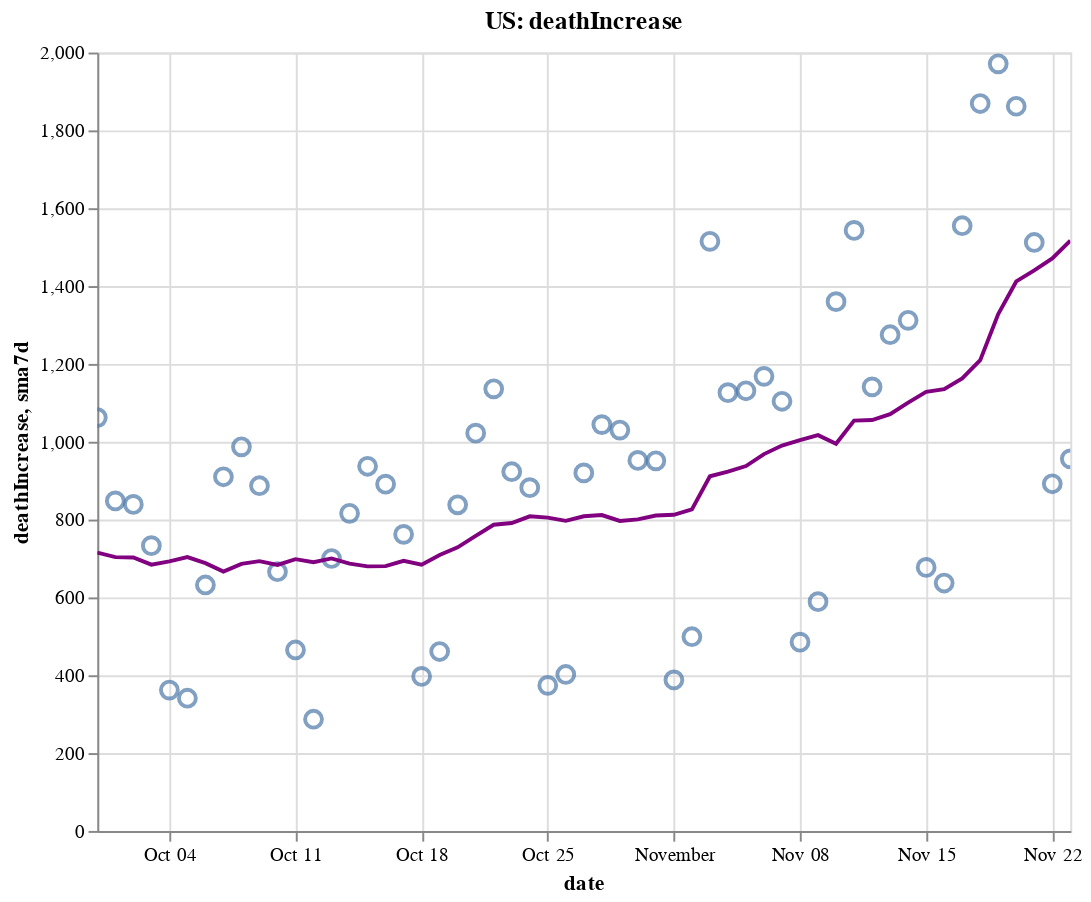

Notebook code for this chart:
### Code cell
create_plot(us, 'deathIncrease')

### Figure 1 — Vega-Lite specification as saved in the notebook (floating-point values rounded to 4 significant figures)
{"config": {"view": {"continuousWidth": 400, "continuousHeight": 300}}, "layer": [{"layer": [{"mark": {"type": "point", "size": 75}, "encoding": {"tooltip": [{"type": "temporal", "field": "date"}, {"type": "quantitative", "field": "deathIncrease"}, {"type": "quantitative", "field": "sma7d"}], "x": {"type": "temporal", "field": "date"}, "y": {"type": "quantitative", "field": "deathIncrease"}}, "selection": {"selector006": {"type": "interval", "bind": "scales", "encodings": ["x", "y"]}}}, {"mark": {"type": "line", "color": "purple"}, "encoding": {"x": {"type": "temporal", "field": "date"}, "y": {"type": "quantitative", "field": "sma7d"}}}]}, {"mark": {"type": "rule", "color": "#aaa"}, "encoding": {"x": {"type": "temporal", "field": "date"}}, "transform": [{"filter": {"selection": "selector005"}}]}, {"mark": "circle", "encoding": {"opacity": {"condition": {"value": 1, "selection": "selector005"}, "value": 0}, "tooltip": [{"type": "temporal", "field": "date"}, {"type": "quantitative", "field": "deathIncrease"}, {"type": "quantitative", "field": "sma7d"}], "x": {"type": "temporal", "field": "date"}, "y": {"type": "quantitative", "field": "deathIncrease"}}, "selection": {"selector005": {"type": "single", "encodings": ["x"], "on": "mouseover", "nearest": true, "empty": "none"}}}, {"mark": {"type": "text", "align": "left", "dx": 5, "dy": -5, "stroke": "white", "strokeWidth": 2}, "encoding": {"text": {"type": "quantitative", "field": "deathIncrease"}, "tooltip": [{"type": "temporal", "field": "date"}, {"type": "quantitative", "field": "deathIncrease"}, {"type": "quantitative", "field": "sma7d"}], "x": {"type": "temporal", "field": "date"}, "y": {"type": "quantitative", "field": "deathIncrease"}}, "transform": [{"filter": {"selection": "selector005"}}]}, {"mark": {"type": "text", "align": "left", "dx": 5, "dy": -5}, "encoding": {"text": {"type": "quantitative", "field": "deathIncrease"}, "tooltip": [{"type": "temporal", "field": "date"}, {"type": "quantitative", "field": "deathIncrease"}, {"type": "quantitative", "field": "sma7d"}], "x": {"type": "temporal", "field": "date"}, "y": {"type": "quantitative", "field": "deathIncrease"}}, "transform": [{"filter": {"selection": "selector005"}}]}], "data": {"name": "data-2c3233d6b16c5efcd687e83ae55394fd"}, "height": 400, "title": "US: deathIncrease", "width": 500, "$schema": "https://vega.github.io/schema/vega-lite/v4.8.1.json", "datasets": {"data-2c3233d6b16c5efcd687e83ae55394fd": [{"date": "2020-09-30T00:00:00", "totalTestResultsIncrease": 906400.0, "positiveIncrease": 44350.0, "death": 198900.0, "deathIncrease": 1062.0, "positiveRate": 0.049, "state": "US", "sma7d": 715.0}, {"date": "2020-10-01T00:00:00", "totalTestResultsIncrease": 1003000.0, "positiveIncrease": 45600.0, "death": 199800.0, "deathIncrease": 848.0, "positiveRate": 0.045, "state": "US", "sma7d": 703.4}, {"date": "2020-10-02T00:00:00", "totalTestResultsIncrease": 1241000.0, "positiveIncrease": 49260.0, "death": 200600.0, "deathIncrease": 839.0, "positiveRate": 0.04, "state": "US", "sma7d": 702.7}, {"date": "2020-10-03T00:00:00", "totalTestResultsIncrease": 1098000.0, "positiveIncrease": 50940.0, "death": 201400.0, "deathIncrease": 733.0, "positiveRate": 0.046, "state": "US", "sma7d": 684.1}, {"date": "2020-10-04T00:00:00", "totalTestResultsIncrease": 1027000.0, "positiveIncrease": 37990.0, "death": 201700.0, "deathIncrease": 362.0, "positiveRate": 0.037, "state": "US", "sma7d": 692.7}, {"date": "2020-10-05T00:00:00", "totalTestResultsIncrease": 988300.0, "positiveIncrease": 37760.0, "death": 202100.0, "deathIncrease": 341.0, "positiveRate": 0.038, "state": "US", "sma7d": 703.6}, {"date": "2020-10-06T00:00:00", "totalTestResultsIncrease": 908100.0, "positiveIncrease": 38920.0, "death": 202700.0, "deathIncrease": 632.0, "positiveRate": 0.043, "state": "US", "sma7d": 688.1}, {"date": "2020-10-07T00:00:00", "totalTestResultsIncrease": 974400.0, "positiveIncrease": 50590.0, "death": 203600.0, "deathIncrease": 910.0, "positiveRate": 0.052, "state": "US", "sma7d": 666.4}, {"date": "2020-10-08T00:00:00", "totalTestResultsIncrease": 1155000.0, "positiveIncrease": 55210.0, "death": 204600.0, "deathIncrease": 987.0, "positiveRate": 0.048, "state": "US", "sma7d": 686.3}, {"date": "2020-10-09T00:00:00", "totalTestResultsIncrease": 1202000.0, "positiveIncrease": 56800.0, "death": 205500.0, "deathIncrease": 887.0, "positiveRate": 0.047, "state": "US", "sma7d": 693.1}, {"date": "2020-10-10T00:00:00", "totalTestResultsIncrease": 1251000.0, "positiveIncrease": 57420.0, "death": 206100.0, "deathIncrease": 666.0, "positiveRate": 0.046, "state": "US", "sma7d": 683.6}, {"date": "2020-10-11T00:00:00", "totalTestResultsIncrease": 1078000.0, "positiveIncrease": 46270.0, "death": 206600.0, "deathIncrease": 465.0, "positiveRate": 0.043, "state": "US", "sma7d": 698.3}, {"date": "2020-10-12T00:00:00", "totalTestResultsIncrease": 1054000.0, "positiveIncrease": 42640.0, "death": 206900.0, "deathIncrease": 287.0, "positiveRate": 0.04, "state": "US", "sma7d": 690.6}, {"date": "2020-10-13T00:00:00", "totalTestResultsIncrease": 1050000.0, "positiveIncrease": 48590.0, "death": 207600.0, "deathIncrease": 700.0, "positiveRate": 0.046, "state": "US", "sma7d": 700.3}, {"date": "2020-10-14T00:00:00", "totalTestResultsIncrease": 1038000.0, "positiveIncrease": 56120.0, "death": 208400.0, "deathIncrease": 816.0, "positiveRate": 0.054, "state": "US", "sma7d": 686.9}, {"date": "2020-10-15T00:00:00", "totalTestResultsIncrease": 1111000.0, "positiveIncrease": 63390.0, "death": 209300.0, "deathIncrease": 937.0, "positiveRate": 0.057, "state": "US", "sma7d": 679.7}, {"date": "2020-10-16T00:00:00", "totalTestResultsIncrease": 1229000.0, "positiveIncrease": 68250.0, "death": 210200.0, "deathIncrease": 891.0, "positiveRate": 0.056, "state": "US", "sma7d": 680.3}, {"date": "2020-10-17T00:00:00", "totalTestResultsIncrease": 1298000.0, "positiveIncrease": 57330.0, "death": 211000.0, "deathIncrease": 762.0, "positiveRate": 0.044, "state": "US", "sma7d": 694.0}, {"date": "2020-10-18T00:00:00", "totalTestResultsIncrease": 1053000.0, "positiveIncrease": 48280.0, "death": 211400.0, "deathIncrease": 397.0, "positiveRate": 0.046, "state": "US", "sma7d": 684.3}, {"date": "2020-10-19T00:00:00", "totalTestResultsIncrease": 1127000.0, "positiveIncrease": 57110.0, "death": 211900.0, "deathIncrease": 461.0, "positiveRate": 0.051, "state": "US", "sma7d": 709.1}, {"date": "2020-10-20T00:00:00", "totalTestResultsIncrease": 948000.0, "positiveIncrease": 60550.0, "death": 212700.0, "deathIncrease": 838.0, "positiveRate": 0.064, "state": "US", "sma7d": 728.9}, {"date": "2020-10-21T00:00:00", "totalTestResultsIncrease": 940900.0, "positiveIncrease": 60950.0, "death": 213700.0, "deathIncrease": 1022.0, "positiveRate": 0.065, "state": "US", "sma7d": 758.3}, {"date": "2020-10-22T00:00:00", "totalTestResultsIncrease": 1226000.0, "positiveIncrease": 72840.0, "death": 214900.0, "deathIncrease": 1136.0, "positiveRate": 0.059, "state": "US", "sma7d": 786.7}, {"date": "2020-10-23T00:00:00", "totalTestResultsIncrease": 1382000.0, "positiveIncrease": 82330.0, "death": 215800.0, "deathIncrease": 923.0, "positiveRate": 0.06, "state": "US", "sma7d": 791.3}, {"date": "2020-10-24T00:00:00", "totalTestResultsIncrease": 1323000.0, "positiveIncrease": 83290.0, "death": 216700.0, "deathIncrease": 882.0, "positiveRate": 0.063, "state": "US", "sma7d": 808.4}, {"date": "2020-10-25T00:00:00", "totalTestResultsIncrease": 1188000.0, "positiveIncrease": 64890.0, "death": 217000.0, "deathIncrease": 374.0, "positiveRate": 0.055, "state": "US", "sma7d": 805.1}, {"date": "2020-10-26T00:00:00", "totalTestResultsIncrease": 1205000.0, "positiveIncrease": 62530.0, "death": 217400.0, "deathIncrease": 402.0, "positiveRate": 0.052, "state": "US", "sma7d": 796.7}, {"date": "2020-10-27T00:00:00", "totalTestResultsIncrease": 1066000.0, "positiveIncrease": 72080.0, "death": 218400.0, "deathIncrease": 920.0, "positiveRate": 0.068, "state": "US", "sma7d": 808.4}, {"date": "2020-10-28T00:00:00", "totalTestResultsIncrease": 1092000.0, "positiveIncrease": 78750.0, "death": 219400.0, "deathIncrease": 1044.0, "positiveRate": 0.072, "state": "US", "sma7d": 811.6}, {"date": "2020-10-29T00:00:00", "totalTestResultsIncrease": 1332000.0, "positiveIncrease": 88730.0, "death": 220400.0, "deathIncrease": 1030.0, "positiveRate": 0.067, "state": "US", "sma7d": 796.4}, {"date": "2020-10-30T00:00:00", "totalTestResultsIncrease": 1360000.0, "positiveIncrease": 97230.0, "death": 221400.0, "deathIncrease": 952.0, "positiveRate": 0.071, "state": "US", "sma7d": 800.6}, {"date": "2020-10-31T00:00:00", "totalTestResultsIncrease": 1390000.0, "positiveIncrease": 90590.0, "death": 222300.0, "deathIncrease": 951.0, "positiveRate": 0.065, "state": "US", "sma7d": 810.4}, {"date": "2020-11-01T00:00:00", "totalTestResultsIncrease": 1127000.0, "positiveIncrease": 73850.0, "death": 222700.0, "deathIncrease": 388.0, "positiveRate": 0.066, "state": "US", "sma7d": 812.4}, {"date": "2020-11-02T00:00:00", "totalTestResultsIncrease": 1323000.0, "positiveIncrease": 82050.0, "death": 223200.0, "deathIncrease": 499.0, "positiveRate": 0.062, "state": "US", "sma7d": 826.3}, {"date": "2020-11-03T00:00:00", "totalTestResultsIncrease": 1124000.0, "positiveIncrease": 86660.0, "death": 224700.0, "deathIncrease": 1515.0, "positiveRate": 0.077, "state": "US", "sma7d": 911.3}, {"date": "2020-11-04T00:00:00", "totalTestResultsIncrease": 1218000.0, "positiveIncrease": 103300.0, "death": 225900.0, "deathIncrease": 1126.0, "positiveRate": 0.085, "state": "US", "sma7d": 923.0}, {"date": "2020-11-05T00:00:00", "totalTestResultsIncrease": 1565000.0, "positiveIncrease": 116400.0, "death": 227000.0, "deathIncrease": 1131.0, "positiveRate": 0.074, "state": "US", "sma7d": 937.4}, {"date": "2020-11-06T00:00:00", "totalTestResultsIncrease": 1561000.0, "positiveIncrease": 125800.0, "death": 228200.0, "deathIncrease": 1168.0, "positiveRate": 0.081, "state": "US", "sma7d": 968.3}, {"date": "2020-11-07T00:00:00", "totalTestResultsIncrease": 1412000.0, "positiveIncrease": 129200.0, "death": 229300.0, "deathIncrease": 1104.0, "positiveRate": 0.092, "state": "US", "sma7d": 990.1}, {"date": "2020-11-08T00:00:00", "totalTestResultsIncrease": 1252000.0, "positiveIncrease": 110300.0, "death": 229700.0, "deathIncrease": 485.0, "positiveRate": 0.088, "state": "US", "sma7d": 1004.0}, {"date": "2020-11-09T00:00:00", "totalTestResultsIncrease": 1513000.0, "positiveIncrease": 119400.0, "death": 230300.0, "deathIncrease": 589.0, "positiveRate": 0.079, "state": "US", "sma7d": 1017.0}, {"date": "2020-11-10T00:00:00", "totalTestResultsIncrease": 1246000.0, "positiveIncrease": 131200.0, "death": 231700.0, "deathIncrease": 1360.0, "positiveRate": 0.105, "state": "US", "sma7d": 994.7}, {"date": "2020-11-11T00:00:00", "totalTestResultsIncrease": 1413000.0, "positiveIncrease": 144800.0, "death": 233200.0, "deathIncrease": 1543.0, "positiveRate": 0.102, "state": "US", "sma7d": 1054.0}, {"date": "2020-11-12T00:00:00", "totalTestResultsIncrease": 1472000.0, "positiveIncrease": 152000.0, "death": 234400.0, "deathIncrease": 1141.0, "positiveRate": 0.103, "state": "US", "sma7d": 1056.0}, {"date": "2020-11-13T00:00:00", "totalTestResultsIncrease": 1696000.0, "positiveIncrease": 172100.0, "death": 235700.0, "deathIncrease": 1275.0, "positiveRate": 0.102, "state": "US", "sma7d": 1071.0}, {"date": "2020-11-14T00:00:00", "totalTestResultsIncrease": 1661000.0, "positiveIncrease": 163500.0, "death": 237000.0, "deathIncrease": 1312.0, "positiveRate": 0.098, "state": "US", "sma7d": 1101.0}, {"date": "2020-11-15T00:00:00", "totalTestResultsIncrease": 1615000.0, "positiveIncrease": 144400.0, "death": 237600.0, "deathIncrease": 677.0, "positiveRate": 0.089, "state": "US", "sma7d": 1128.0}, {"date": "2020-11-16T00:00:00", "totalTestResultsIncrease": 1478000.0, "positiveIncrease": 148900.0, "death": 238300.0, "deathIncrease": 637.0, "positiveRate": 0.101, "state": "US", "sma7d": 1135.0}, {"date": "2020-11-17T00:00:00", "totalTestResultsIncrease": 1504000.0, "positiveIncrease": 156700.0, "death": 239800.0, "deathIncrease": 1555.0, "positiveRate": 0.104, "state": "US", "sma7d": 1163.0}, {"date": "2020-11-18T00:00:00", "totalTestResultsIncrease": 1535000.0, "positiveIncrease": 164000.0, "death": 241700.0, "deathIncrease": 1869.0, "positiveRate": 0.107, "state": "US", "sma7d": 1209.0}, {"date": "2020-11-19T00:00:00", "totalTestResultsIncrease": 1818000.0, "positiveIncrease": 182800.0, "death": 243700.0, "deathIncrease": 1971.0, "positiveRate": 0.101, "state": "US", "sma7d": 1328.0}, {"date": "2020-11-20T00:00:00", "totalTestResultsIncrease": 1917000.0, "positiveIncrease": 192800.0, "death": 245500.0, "deathIncrease": 1862.0, "positiveRate": 0.101, "state": "US", "sma7d": 1412.0}, {"date": "2020-11-21T00:00:00", "totalTestResultsIncrease": 2004000.0, "positiveIncrease": 179700.0, "death": 247000.0, "deathIncrease": 1512.0, "positiveRate": 0.09, "state": "US", "sma7d": 1440.0}, {"date": "2020-11-22T00:00:00", "totalTestResultsIncrease": 1745000.0, "positiveIncrease": 150800.0, "death": 247900.0, "deathIncrease": 892.0, "positiveRate": 0.086, "state": "US", "sma7d": 1471.0}, {"date": "2020-11-23T00:00:00", "totalTestResultsIncrease": 1751000.0, "positiveIncrease": 150500.0, "death": 248800.0, "deathIncrease": 956.0, "positiveRate": 0.086, "state": "US", "sma7d": 1517.0}]}}
